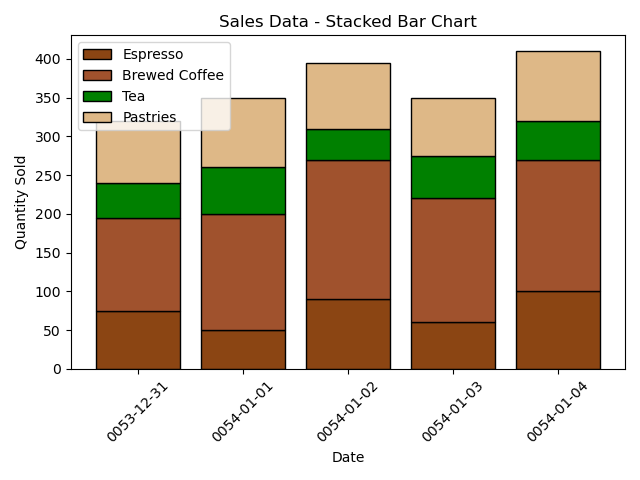

Python code for this plot:

import matplotlib.pyplot as plt
from datetime import datetime

# Given table data
data = [
    {'Date': '2023-01-01', 'Espresso': 75, 'Brewed Coffee': 120, 'Tea': 45, 'Pastries': 80},
    {'Date': '2023-01-02', 'Espresso': 50, 'Brewed Coffee': 150, 'Tea': 60, 'Pastries': 90},
    {'Date': '2023-01-03', 'Espresso': 90, 'Brewed Coffee': 180, 'Tea': 40, 'Pastries': 85},
    {'Date': '2023-01-04', 'Espresso': 60, 'Brewed Coffee': 160, 'Tea': 55, 'Pastries': 75},
    {'Date': '2023-01-05', 'Espresso': 100, 'Brewed Coffee': 170, 'Tea': 50, 'Pastries': 90}
]

# Preparing the data for plotting
dates = [datetime.strptime(d['Date'], '%Y-%m-%d') for d in data]
espresso = [d['Espresso'] for d in data]
brewed_coffee = [d['Brewed Coffee'] for d in data]
tea = [d['Tea'] for d in data]
pastries = [d['Pastries'] for d in data]

# Plotting the stacked bar chart
fig, ax = plt.subplots()

ax.bar(dates, espresso, label='Espresso', color='saddlebrown', edgecolor='black')
ax.bar(dates, brewed_coffee, bottom=espresso, label='Brewed Coffee', color='sienna', edgecolor='black')
ax.bar(dates, tea, bottom=[i+j for i,j in zip(espresso, brewed_coffee)], label='Tea', color='green', edgecolor='black')
ax.bar(dates, pastries, bottom=[i+j+k for i,j,k in zip(espresso, brewed_coffee, tea)], label='Pastries', color='burlywood', edgecolor='black')

# Formatting the dates on the x-axis
date_format = "%Y-%m-%d"
ax.xaxis_date()
ax.xaxis.set_major_formatter(plt.FuncFormatter(lambda x, pos: datetime.fromordinal(int(x)).strftime(date_format)))

# Adding the chart labels and title
plt.xlabel('Date')
plt.ylabel('Quantity Sold')
plt.title('Sales Data - Stacked Bar Chart')

# Adding a legend
plt.legend()

# Rotating the date labels for better readability
plt.xticks(rotation=45)

# Display the plot
plt.tight_layout()  # Adjust layout for a better fit
plt.show()
